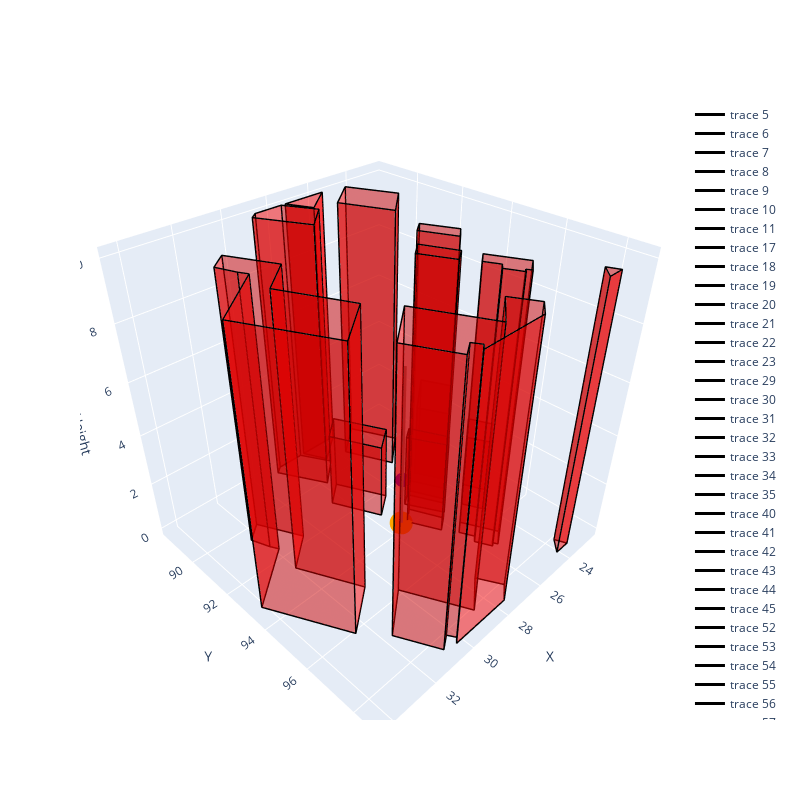

Here is the notebook cell this chart was saved with:
### Code cell
initial_plot(dest, obstacles, dp = source, route=route)

### Figure 1 — Plotly figure (JSON) as saved in the notebook; plotly's stock layout.template omitted (floating-point values rounded to 4 significant figures)
{"data": [{"color": "red", "i": [0, 0], "j": [1, 2], "k": [2, 3], "opacity": 0.5, "type": "mesh3d", "x": [27.81, 28.74, 28.74, 27.81], "y": [90.75, 91.42, 91.42, 90.75], "z": [0, 0, 3, 3]}, {"color": "red", "i": [0, 0], "j": [1, 2], "k": [2, 3], "opacity": 0.5, "type": "mesh3d", "x": [28.74, 27.8, 27.8, 28.74], "y": [91.42, 93.15, 93.15, 91.42], "z": [0, 0, 3, 3]}, {"color": "red", "i": [0, 0], "j": [1, 2], "k": [2, 3], "opacity": 0.5, "type": "mesh3d", "x": [27.8, 26.81, 26.81, 27.8], "y": [93.15, 92.53, 92.53, 93.15], "z": [0, 0, 3, 3]}, {"color": "red", "i": [0, 0], "j": [1, 2], "k": [2, 3], "opacity": 0.5, "type": "mesh3d", "x": [26.81, 27.81, 27.81, 26.81], "y": [92.53, 90.75, 90.75, 92.53], "z": [0, 0, 3, 3]}, {"color": "red", "i": [0, 0], "j": [1, 2], "k": [2, 3], "opacity": 0.5, "type": "mesh3d", "x": [27.81, 27.81, 27.81, 27.81], "y": [90.75, 90.75, 90.75, 90.75], "z": [0, 0, 3, 3]}, {"line": {"color": "black", "width": 3}, "mode": "lines", "type": "scatter3d", "x": [27.81, 28.74, 27.8, 26.81, 27.81, 27.81], "y": [90.75, 91.42, 93.15, 92.53, 90.75, 90.75], "z": [3, 3, 3, 3, 3, 3]}, {"line": {"color": "black", "width": 3}, "mode": "lines", "type": "scatter3d", "x": [27.81, 28.74, 27.8, 26.81, 27.81, 27.81], "y": [90.75, 91.42, 93.15, 92.53, 90.75, 90.75], "z": [0, 0, 0, 0, 0, 0]}, {"line": {"color": "black", "width": 3}, "mode": "lines", "type": "scatter3d", "x": [27.81, 27.81, 28.74, 28.74, 27.81], "y": [90.75, 90.75, 91.42, 91.42, 90.75], "z": [0, 3, 3, 0, 0]}, {"line": {"color": "black", "width": 3}, "mode": "lines", "type": "scatter3d", "x": [28.74, 28.74, 27.8, 27.8, 28.74], "y": [91.42, 91.42, 93.15, 93.15, 91.42], "z": [0, 3, 3, 0, 0]}, {"line": {"color": "black", "width": 3}, "mode": "lines", "type": "scatter3d", "x": [27.8, 27.8, 26.81, 26.81, 27.8], "y": [93.15, 93.15, 92.53, 92.53, 93.15], "z": [0, 3, 3, 0, 0]}, {"line": {"color": "black", "width": 3}, "mode": "lines", "type": "scatter3d", "x": [26.81, 26.81, 27.81, 27.81, 26.81], "y": [92.53, 92.53, 90.75, 90.75, 92.53], "z": [0, 3, 3, 0, 0]}, {"line": {"color": "black", "width": 3}, "mode": "lines", "type": "scatter3d", "x": [27.81, 27.81, 27.81, 27.81, 27.81], "y": [90.75, 90.75, 90.75, 90.75, 90.75], "z": [0, 3, 3, 0, 0]}, {"color": "red", "i": [0, 0], "j": [1, 2], "k": [2, 3], "opacity": 0.5, "type": "mesh3d", "x": [23.11, 24.81, 24.81, 23.11], "y": [91.25, 92.4, 92.4, 91.25], "z": [0, 0, 3, 3]}, {"color": "red", "i": [0, 0], "j": [1, 2], "k": [2, 3], "opacity": 0.5, "type": "mesh3d", "x": [24.81, 24.21, 24.21, 24.81], "y": [92.4, 93.45, 93.45, 92.4], "z": [0, 0, 3, 3]}, {"color": "red", "i": [0, 0], "j": [1, 2], "k": [2, 3], "opacity": 0.5, "type": "mesh3d", "x": [24.21, 22.51, 22.51, 24.21], "y": [93.45, 92.35, 92.35, 93.45], "z": [0, 0, 3, 3]}, {"color": "red", "i": [0, 0], "j": [1, 2], "k": [2, 3], "opacity": 0.5, "type": "mesh3d", "x": [22.51, 23.11, 23.11, 22.51], "y": [92.35, 91.25, 91.25, 92.35], "z": [0, 0, 3, 3]}, {"color": "red", "i": [0, 0], "j": [1, 2], "k": [2, 3], "opacity": 0.5, "type": "mesh3d", "x": [23.11, 23.11, 23.11, 23.11], "y": [91.25, 91.25, 91.25, 91.25], "z": [0, 0, 3, 3]}, {"line": {"color": "black", "width": 3}, "mode": "lines", "type": "scatter3d", "x": [23.11, 24.81, 24.21, 22.51, 23.11, 23.11], "y": [91.25, 92.4, 93.45, 92.35, 91.25, 91.25], "z": [3, 3, 3, 3, 3, 3]}, {"line": {"color": "black", "width": 3}, "mode": "lines", "type": "scatter3d", "x": [23.11, 24.81, 24.21, 22.51, 23.11, 23.11], "y": [91.25, 92.4, 93.45, 92.35, 91.25, 91.25], "z": [0, 0, 0, 0, 0, 0]}, {"line": {"color": "black", "width": 3}, "mode": "lines", "type": "scatter3d", "x": [23.11, 23.11, 24.81, 24.81, 23.11], "y": [91.25, 91.25, 92.4, 92.4, 91.25], "z": [0, 3, 3, 0, 0]}, {"line": {"color": "black", "width": 3}, "mode": "lines", "type": "scatter3d", "x": [24.81, 24.81, 24.21, 24.21, 24.81], "y": [92.4, 92.4, 93.45, 93.45, 92.4], "z": [0, 3, 3, 0, 0]}, {"line": {"color": "black", "width": 3}, "mode": "lines", "type": "scatter3d", "x": [24.21, 24.21, 22.51, 22.51, 24.21], "y": [93.45, 93.45, 92.35, 92.35, 93.45], "z": [0, 3, 3, 0, 0]}, {"line": {"color": "black", "width": 3}, "mode": "lines", "type": "scatter3d", "x": [22.51, 22.51, 23.11, 23.11, 22.51], "y": [92.35, 92.35, 91.25, 91.25, 92.35], "z": [0, 3, 3, 0, 0]}, {"line": {"color": "black", "width": 3}, "mode": "lines", "type": "scatter3d", "x": [23.11, 23.11, 23.11, 23.11, 23.11], "y": [91.25, 91.25, 91.25, 91.25, 91.25], "z": [0, 3, 3, 0, 0]}, {"color": "red", "i": [0, 0], "j": [1, 2], "k": [2, 3], "opacity": 0.5, "type": "mesh3d", "x": [24.55, 25.96, 25.96, 24.55], "y": [88.6, 89.55, 89.55, 88.6], "z": [0, 0, 10, 10]}, {"color": "red", "i": [0, 0], "j": [1, 2], "k": [2, 3], "opacity": 0.5, "type": "mesh3d", "x": [25.96, 25.01, 25.01, 25.96], "y": [89.55, 91.35, 91.35, 89.55], "z": [0, 0, 10, 10]}, {"color": "red", "i": [0, 0], "j": [1, 2], "k": [2, 3], "opacity": 0.5, "type": "mesh3d", "x": [25.01, 23.61, 23.61, 25.01], "y": [91.35, 90.32, 90.32, 91.35], "z": [0, 0, 10, 10]}, {"color": "red", "i": [0, 0], "j": [1, 2], "k": [2, 3], "opacity": 0.5, "type": "mesh3d", "x": [23.61, 24.55, 24.55, 23.61], "y": [90.32, 88.6, 88.6, 90.32], "z": [0, 0, 10, 10]}, {"color": "red", "i": [0, 0], "j": [1, 2], "k": [2, 3], "opacity": 0.5, "type": "mesh3d", "x": [24.55, 24.55, 24.55, 24.55], "y": [88.6, 88.6, 88.6, 88.6], "z": [0, 0, 10, 10]}, {"line": {"color": "black", "width": 3}, "mode": "lines", "type": "scatter3d", "x": [24.55, 25.96, 25.01, 23.61, 24.55, 24.55], "y": [88.6, 89.55, 91.35, 90.32, 88.6, 88.6], "z": [10, 10, 10, 10, 10, 10]}, {"line": {"color": "black", "width": 3}, "mode": "lines", "type": "scatter3d", "x": [24.55, 25.96, 25.01, 23.61, 24.55, 24.55], "y": [88.6, 89.55, 91.35, 90.32, 88.6, 88.6], "z": [0, 0, 0, 0, 0, 0]}, {"line": {"color": "black", "width": 3}, "mode": "lines", "type": "scatter3d", "x": [24.55, 24.55, 25.96, 25.96, 24.55], "y": [88.6, 88.6, 89.55, 89.55, 88.6], "z": [0, 10, 10, 0, 0]}, {"line": {"color": "black", "width": 3}, "mode": "lines", "type": "scatter3d", "x": [25.96, 25.96, 25.01, 25.01, 25.96], "y": [89.55, 89.55, 91.35, 91.35, 89.55], "z": [0, 10, 10, 0, 0]}, {"line": {"color": "black", "width": 3}, "mode": "lines", "type": "scatter3d", "x": [25.01, 25.01, 23.61, 23.61, 25.01], "y": [91.35, 91.35, 90.32, 90.32, 91.35], "z": [0, 10, 10, 0, 0]}, {"line": {"color": "black", "width": 3}, "mode": "lines", "type": "scatter3d", "x": [23.61, 23.61, 24.55, 24.55, 23.61], "y": [90.32, 90.32, 88.6, 88.6, 90.32], "z": [0, 10, 10, 0, 0]}, {"line": {"color": "black", "width": 3}, "mode": "lines", "type": "scatter3d", "x": [24.55, 24.55, 24.55, 24.55, 24.55], "y": [88.6, 88.6, 88.6, 88.6, 88.6], "z": [0, 10, 10, 0, 0]}, {"color": "red", "i": [0, 0], "j": [1, 2], "k": [2, 3], "opacity": 0.5, "type": "mesh3d", "x": [25.6, 27.42, 27.42, 25.6], "y": [88.45, 88.45, 88.45, 88.45], "z": [0, 0, 10, 10]}, {"color": "red", "i": [0, 0], "j": [1, 2], "k": [2, 3], "opacity": 0.5, "type": "mesh3d", "x": [27.42, 26.92, 26.92, 27.42], "y": [88.45, 89.35, 89.35, 88.45], "z": [0, 0, 10, 10]}, {"color": "red", "i": [0, 0], "j": [1, 2], "k": [2, 3], "opacity": 0.5, "type": "mesh3d", "x": [26.92, 25.6, 25.6, 26.92], "y": [89.35, 88.45, 88.45, 89.35], "z": [0, 0, 10, 10]}, {"color": "red", "i": [0, 0], "j": [1, 2], "k": [2, 3], "opacity": 0.5, "type": "mesh3d", "x": [25.6, 25.6, 25.6, 25.6], "y": [88.45, 88.45, 88.45, 88.45], "z": [0, 0, 10, 10]}, {"line": {"color": "black", "width": 3}, "mode": "lines", "type": "scatter3d", "x": [25.6, 27.42, 26.92, 25.6, 25.6], "y": [88.45, 88.45, 89.35, 88.45, 88.45], "z": [10, 10, 10, 10, 10]}, {"line": {"color": "black", "width": 3}, "mode": "lines", "type": "scatter3d", "x": [25.6, 27.42, 26.92, 25.6, 25.6], "y": [88.45, 88.45, 89.35, 88.45, 88.45], "z": [0, 0, 0, 0, 0]}, {"line": {"color": "black", "width": 3}, "mode": "lines", "type": "scatter3d", "x": [25.6, 25.6, 27.42, 27.42, 25.6], "y": [88.45, 88.45, 88.45, 88.45, 88.45], "z": [0, 10, 10, 0, 0]}, {"line": {"color": "black", "width": 3}, "mode": "lines", "type": "scatter3d", "x": [27.42, 27.42, 26.92, 26.92, 27.42], "y": [88.45, 88.45, 89.35, 89.35, 88.45], "z": [0, 10, 10, 0, 0]}, {"line": {"color": "black", "width": 3}, "mode": "lines", "type": "scatter3d", "x": [26.92, 26.92, 25.6, 25.6, 26.92], "y": [89.35, 89.35, 88.45, 88.45, 89.35], "z": [0, 10, 10, 0, 0]}, {"line": {"color": "black", "width": 3}, "mode": "lines", "type": "scatter3d", "x": [25.6, 25.6, 25.6, 25.6, 25.6], "y": [88.45, 88.45, 88.45, 88.45, 88.45], "z": [0, 10, 10, 0, 0]}, {"color": "red", "i": [0, 0], "j": [1, 2], "k": [2, 3], "opacity": 0.5, "type": "mesh3d", "x": [27.61, 28.81, 28.81, 27.61], "y": [88.45, 88.45, 88.45, 88.45], "z": [0, 0, 10, 10]}, {"color": "red", "i": [0, 0], "j": [1, 2], "k": [2, 3], "opacity": 0.5, "type": "mesh3d", "x": [28.81, 29.12, 29.12, 28.81], "y": [88.45, 88.66, 88.66, 88.45], "z": [0, 0, 10, 10]}, {"color": "red", "i": [0, 0], "j": [1, 2], "k": [2, 3], "opacity": 0.5, "type": "mesh3d", "x": [29.12, 28.02, 28.02, 29.12], "y": [88.66, 90.45, 90.45, 88.66], "z": [0, 0, 10, 10]}, {"color": "red", "i": [0, 0], "j": [1, 2], "k": [2, 3], "opacity": 0.5, "type": "mesh3d", "x": [28.02, 26.9, 26.9, 28.02], "y": [90.45, 89.57, 89.57, 90.45], "z": [0, 0, 10, 10]}, {"color": "red", "i": [0, 0], "j": [1, 2], "k": [2, 3], "opacity": 0.5, "type": "mesh3d", "x": [26.9, 27.61, 27.61, 26.9], "y": [89.57, 88.45, 88.45, 89.57], "z": [0, 0, 10, 10]}, {"color": "red", "i": [0, 0], "j": [1, 2], "k": [2, 3], "opacity": 0.5, "type": "mesh3d", "x": [27.61, 27.61, 27.61, 27.61], "y": [88.45, 88.45, 88.45, 88.45], "z": [0, 0, 10, 10]}, {"line": {"color": "black", "width": 3}, "mode": "lines", "type": "scatter3d", "x": [27.61, 28.81, 29.12, 28.02, 26.9, 27.61, 27.61], "y": [88.45, 88.45, 88.66, 90.45, 89.57, 88.45, 88.45], "z": [10, 10, 10, 10, 10, 10, 10]}, {"line": {"color": "black", "width": 3}, "mode": "lines", "type": "scatter3d", "x": [27.61, 28.81, 29.12, 28.02, 26.9, 27.61, 27.61], "y": [88.45, 88.45, 88.66, 90.45, 89.57, 88.45, 88.45], "z": [0, 0, 0, 0, 0, 0, 0]}, {"line": {"color": "black", "width": 3}, "mode": "lines", "type": "scatter3d", "x": [27.61, 27.61, 28.81, 28.81, 27.61], "y": [88.45, 88.45, 88.45, 88.45, 88.45], "z": [0, 10, 10, 0, 0]}, {"line": {"color": "black", "width": 3}, "mode": "lines", "type": "scatter3d", "x": [28.81, 28.81, 29.12, 29.12, 28.81], "y": [88.45, 88.45, 88.66, 88.66, 88.45], "z": [0, 10, 10, 0, 0]}, {"line": {"color": "black", "width": 3}, "mode": "lines", "type": "scatter3d", "x": [29.12, 29.12, 28.02, 28.02, 29.12], "y": [88.66, 88.66, 90.45, 90.45, 88.66], "z": [0, 10, 10, 0, 0]}, {"line": {"color": "black", "width": 3}, "mode": "lines", "type": "scatter3d", "x": [28.02, 28.02, 26.9, 26.9, 28.02], "y": [90.45, 90.45, 89.57, 89.57, 90.45], "z": [0, 10, 10, 0, 0]}, {"line": {"color": "black", "width": 3}, "mode": "lines", "type": "scatter3d", "x": [26.9, 26.9, 27.61, 27.61, 26.9], "y": [89.57, 89.57, 88.45, 88.45, 89.57], "z": [0, 10, 10, 0, 0]}, {"line": {"color": "black", "width": 3}, "mode": "lines", "type": "scatter3d", "x": [27.61, 27.61, 27.61, 27.61, 27.61], "y": [88.45, 88.45, 88.45, 88.45, 88.45], "z": [0, 10, 10, 0, 0]}, {"color": "red", "i": [0, 0], "j": [1, 2], "k": [2, 3], "opacity": 0.5, "type": "mesh3d", "x": [25.33, 25.86, 25.86, 25.33], "y": [92.62, 92.95, 92.95, 92.62], "z": [0, 0, 10, 10]}, {"color": "red", "i": [0, 0], "j": [1, 2], "k": [2, 3], "opacity": 0.5, "type": "mesh3d", "x": [25.86, 25.21, 25.21, 25.86], "y": [92.95, 94.15, 94.15, 92.95], "z": [0, 0, 10, 10]}, {"color": "red", "i": [0, 0], "j": [1, 2], "k": [2, 3], "opacity": 0.5, "type": "mesh3d", "x": [25.21, 24.69, 24.69, 25.21], "y": [94.15, 93.78, 93.78, 94.15], "z": [0, 0, 10, 10]}, {"color": "red", "i": [0, 0], "j": [1, 2], "k": [2, 3], "opacity": 0.5, "type": "mesh3d", "x": [24.69, 25.33, 25.33, 24.69], "y": [93.78, 92.63, 92.63, 93.78], "z": [0, 0, 10, 10]}, {"color": "red", "i": [0, 0], "j": [1, 2], "k": [2, 3], "opacity": 0.5, "type": "mesh3d", "x": [25.33, 25.33, 25.33, 25.33], "y": [92.63, 92.62, 92.62, 92.63], "z": [0, 0, 10, 10]}, {"line": {"color": "black", "width": 3}, "mode": "lines", "type": "scatter3d", "x": [25.33, 25.86, 25.21, 24.69, 25.33, 25.33], "y": [92.62, 92.95, 94.15, 93.78, 92.63, 92.62], "z": [10, 10, 10, 10, 10, 10]}, {"line": {"color": "black", "width": 3}, "mode": "lines", "type": "scatter3d", "x": [25.33, 25.86, 25.21, 24.69, 25.33, 25.33], "y": [92.62, 92.95, 94.15, 93.78, 92.63, 92.62], "z": [0, 0, 0, 0, 0, 0]}, {"line": {"color": "black", "width": 3}, "mode": "lines", "type": "scatter3d", "x": [25.33, 25.33, 25.86, 25.86, 25.33], "y": [92.62, 92.62, 92.95, 92.95, 92.62], "z": [0, 10, 10, 0, 0]}, {"line": {"color": "black", "width": 3}, "mode": "lines", "type": "scatter3d", "x": [25.86, 25.86, 25.21, 25.21, 25.86], "y": [92.95, 92.95, 94.15, 94.15, 92.95], "z": [0, 10, 10, 0, 0]}, {"line": {"color": "black", "width": 3}, "mode": "lines", "type": "scatter3d", "x": [25.21, 25.21, 24.69, 24.69, 25.21], "y": [94.15, 94.15, 93.78, 93.78, 94.15], "z": [0, 10, 10, 0, 0]}, {"line": {"color": "black", "width": 3}, "mode": "lines", "type": "scatter3d", "x": [24.69, 24.69, 25.33, 25.33, 24.69], "y": [93.78, 93.78, 92.63, 92.63, 93.78], "z": [0, 10, 10, 0, 0]}, {"line": {"color": "black", "width": 3}, "mode": "lines", "type": "scatter3d", "x": [25.33, 25.33, 25.33, 25.33, 25.33], "y": [92.63, 92.63, 92.62, 92.62, 92.63], "z": [0, 10, 10, 0, 0]}, {"color": "red", "i": [0, 0], "j": [1, 2], "k": [2, 3], "opacity": 0.5, "type": "mesh3d", "x": [26.11, 26.62, 26.62, 26.11], "y": [93.05, 93.35, 93.35, 93.05], "z": [0, 0, 3, 3]}, {"color": "red", "i": [0, 0], "j": [1, 2], "k": [2, 3], "opacity": 0.5, "type": "mesh3d", "x": [26.62, 25.81, 25.81, 26.62], "y": [93.35, 94.65, 94.65, 93.35], "z": [0, 0, 3, 3]}, {"color": "red", "i": [0, 0], "j": [1, 2], "k": [2, 3], "opacity": 0.5, "type": "mesh3d", "x": [25.81, 25.39, 25.39, 25.81], "y": [94.65, 94.35, 94.35, 94.65], "z": [0, 0, 3, 3]}, {"color": "red", "i": [0, 0], "j": [1, 2], "k": [2, 3], "opacity": 0.5, "type": "mesh3d", "x": [25.39, 26.11, 26.11, 25.39], "y": [94.35, 93.05, 93.05, 94.35], "z": [0, 0, 3, 3]}, {"color": "red", "i": [0, 0], "j": [1, 2], "k": [2, 3], "opacity": 0.5, "type": "mesh3d", "x": [26.11, 26.11, 26.11, 26.11], "y": [93.05, 93.05, 93.05, 93.05], "z": [0, 0, 3, 3]}, {"line": {"color": "black", "width": 3}, "mode": "lines", "type": "scatter3d", "x": [26.11, 26.62, 25.81, 25.39, 26.11, 26.11], "y": [93.05, 93.35, 94.65, 94.35, 93.05, 93.05], "z": [3, 3, 3, 3, 3, 3]}, {"line": {"color": "black", "width": 3}, "mode": "lines", "type": "scatter3d", "x": [26.11, 26.62, 25.81, 25.39, 26.11, 26.11], "y": [93.05, 93.35, 94.65, 94.35, 93.05, 93.05], "z": [0, 0, 0, 0, 0, 0]}, {"line": {"color": "black", "width": 3}, "mode": "lines", "type": "scatter3d", "x": [26.11, 26.11, 26.62, 26.62, 26.11], "y": [93.05, 93.05, 93.35, 93.35, 93.05], "z": [0, 3, 3, 0, 0]}, {"line": {"color": "black", "width": 3}, "mode": "lines", "type": "scatter3d", "x": [26.62, 26.62, 25.81, 25.81, 26.62], "y": [93.35, 93.35, 94.65, 94.65, 93.35], "z": [0, 3, 3, 0, 0]}, {"line": {"color": "black", "width": 3}, "mode": "lines", "type": "scatter3d", "x": [25.81, 25.81, 25.39, 25.39, 25.81], "y": [94.65, 94.65, 94.35, 94.35, 94.65], "z": [0, 3, 3, 0, 0]}, {"line": {"color": "black", "width": 3}, "mode": "lines", "type": "scatter3d", "x": [25.39, 25.39, 26.11, 26.11, 25.39], "y": [94.35, 94.35, 93.05, 93.05, 94.35], "z": [0, 3, 3, 0, 0]}, {"line": {"color": "black", "width": 3}, "mode": "lines", "type": "scatter3d", "x": [26.11, 26.11, 26.11, 26.11, 26.11], "y": [93.05, 93.05, 93.05, 93.05, 93.05], "z": [0, 3, 3, 0, 0]}, {"color": "red", "i": [0, 0], "j": [1, 2], "k": [2, 3], "opacity": 0.5, "type": "mesh3d", "x": [26.72, 27.32, 27.32, 26.72], "y": [93.65, 94.05, 94.05, 93.65], "z": [0, 0, 10, 10]}, {"color": "red", "i": [0, 0], "j": [1, 2], "k": [2, 3], "opacity": 0.5, "type": "mesh3d", "x": [27.32, 26.69, 26.69, 27.32], "y": [94.05, 95.18, 95.18, 94.05], "z": [0, 0, 10, 10]}, {"color": "red", "i": [0, 0], "j": [1, 2], "k": [2, 3], "opacity": 0.5, "type": "mesh3d", "x": [26.69, 26.1, 26.1, 26.69], "y": [95.18, 94.83, 94.83, 95.18], "z": [0, 0, 10, 10]}, {"color": "red", "i": [0, 0], "j": [1, 2], "k": [2, 3], "opacity": 0.5, "type": "mesh3d", "x": [26.1, 26.72, 26.72, 26.1], "y": [94.83, 93.65, 93.65, 94.83], "z": [0, 0, 10, 10]}, {"color": "red", "i": [0, 0], "j": [1, 2], "k": [2, 3], "opacity": 0.5, "type": "mesh3d", "x": [26.72, 26.72, 26.72, 26.72], "y": [93.65, 93.65, 93.65, 93.65], "z": [0, 0, 10, 10]}, {"line": {"color": "black", "width": 3}, "mode": "lines", "type": "scatter3d", "x": [26.72, 27.32, 26.69, 26.1, 26.72, 26.72], "y": [93.65, 94.05, 95.18, 94.83, 93.65, 93.65], "z": [10, 10, 10, 10, 10, 10]}, {"line": {"color": "black", "width": 3}, "mode": "lines", "type": "scatter3d", "x": [26.72, 27.32, 26.69, 26.1, 26.72, 26.72], "y": [93.65, 94.05, 95.18, 94.83, 93.65, 93.65], "z": [0, 0, 0, 0, 0, 0]}, {"line": {"color": "black", "width": 3}, "mode": "lines", "type": "scatter3d", "x": [26.72, 26.72, 27.32, 27.32, 26.72], "y": [93.65, 93.65, 94.05, 94.05, 93.65], "z": [0, 10, 10, 0, 0]}, {"line": {"color": "black", "width": 3}, "mode": "lines", "type": "scatter3d", "x": [27.32, 27.32, 26.69, 26.69, 27.32], "y": [94.05, 94.05, 95.18, 95.18, 94.05], "z": [0, 10, 10, 0, 0]}, {"line": {"color": "black", "width": 3}, "mode": "lines", "type": "scatter3d", "x": [26.69, 26.69, 26.1, 26.1, 26.69], "y": [95.18, 95.18, 94.83, 94.83, 95.18], "z": [0, 10, 10, 0, 0]}, {"line": {"color": "black", "width": 3}, "mode": "lines", "type": "scatter3d", "x": [26.1, 26.1, 26.72, 26.72, 26.1], "y": [94.83, 94.83, 93.65, 93.65, 94.83], "z": [0, 10, 10, 0, 0]}, {"line": {"color": "black", "width": 3}, "mode": "lines", "type": "scatter3d", "x": [26.72, 26.72, 26.72, 26.72, 26.72], "y": [93.65, 93.65, 93.65, 93.65, 93.65], "z": [0, 10, 10, 0, 0]}, {"color": "red", "i": [0, 0], "j": [1, 2], "k": [2, 3], "opacity": 0.5, "type": "mesh3d", "x": [25.81, 26.29, 26.29, 25.81], "y": [95.4, 95.7, 95.7, 95.4], "z": [0, 0, 10, 10]}, {"color": "red", "i": [0, 0], "j": [1, 2], "k": [2, 3], "opacity": 0.5, "type": "mesh3d", "x": [26.29, 26.01, 26.01, 26.29], "y": [95.7, 96.2, 96.2, 95.7], "z": [0, 0, 10, 10]}, {"color": "red", "i": [0, 0], "j": [1, 2], "k": [2, 3], "opacity": 0.5, "type": "mesh3d", "x": [26.01, 26.25, 26.25, 26.01], "y": [96.2, 96.37, 96.37, 96.2], "z": [0, 0, 10, 10]}, {"color": "red", "i": [0, 0], "j": [1, 2], "k": [2, 3], "opacity": 0.5, "type": "mesh3d", "x": [26.25, 25.93, 25.93, 26.25], "y": [96.37, 96.94, 96.94, 96.37], "z": [0, 0, 10, 10]}, {"color": "red", "i": [0, 0], "j": [1, 2], "k": [2, 3], "opacity": 0.5, "type": "mesh3d", "x": [25.93, 25.8, 25.8, 25.93], "y": [96.94, 96.84, 96.84, 96.94], "z": [0, 0, 10, 10]}, {"color": "red", "i": [0, 0], "j": [1, 2], "k": [2, 3], "opacity": 0.5, "type": "mesh3d", "x": [25.8, 25.69, 25.69, 25.8], "y": [96.84, 97.01, 97.01, 96.84], "z": [0, 0, 10, 10]}, {"color": "red", "i": [0, 0], "j": [1, 2], "k": [2, 3], "opacity": 0.5, "type": "mesh3d", "x": [25.69, 25.11, 25.11, 25.69], "y": [97.01, 96.65, 96.65, 97.01], "z": [0, 0, 10, 10]}, {"color": "red", "i": [0, 0], "j": [1, 2], "k": [2, 3], "opacity": 0.5, "type": "mesh3d", "x": [25.11, 25.81, 25.81, 25.11], "y": [96.65, 95.4, 95.4, 96.65], "z": [0, 0, 10, 10]}, {"color": "red", "i": [0, 0], "j": [1, 2], "k": [2, 3], "opacity": 0.5, "type": "mesh3d", "x": [25.81, 25.81, 25.81, 25.81], "y": [95.4, 95.4, 95.4, 95.4], "z": [0, 0, 10, 10]}, {"line": {"color": "black", "width": 3}, "mode": "lines", "type": "scatter3d", "x": [25.81, 26.29, 26.01, 26.25, 25.93, 25.8, 25.69, 25.11, 25.81, 25.81], "y": [95.4, 95.7, 96.2, 96.37, 96.94, 96.84, 97.01, 96.65, 95.4, 95.4], "z": [10, 10, 10, 10, 10, 10, 10, 10, 10, 10]}, {"line": {"color": "black", "width": 3}, "mode": "lines", "type": "scatter3d", "x": [25.81, 26.29, 26.01, 26.25, 25.93, 25.8, 25.69, 25.11, 25.81, 25.81], "y": [95.4, 95.7, 96.2, 96.37, 96.94, 96.84, 97.01, 96.65, 95.4, 95.4], "z": [0, 0, 0, 0, 0, 0, 0, 0, 0, 0]}, {"line": {"color": "black", "width": 3}, "mode": "lines", "type": "scatter3d", "x": [25.81, 25.81, 26.29, 26.29, 25.81], "y": [95.4, 95.4, 95.7, 95.7, 95.4], "z": [0, 10, 10, 0, 0]}, {"line": {"color": "black", "width": 3}, "mode": "lines", "type": "scatter3d", "x": [26.29, 26.29, 26.01, 26.01, 26.29], "y": [95.7, 95.7, 96.2, 96.2, 95.7], "z": [0, 10, 10, 0, 0]}, {"line": {"color": "black", "width": 3}, "mode": "lines", "type": "scatter3d", "x": [26.01, 26.01, 26.25, 26.25, 26.01], "y": [96.2, 96.2, 96.37, 96.37, 96.2], "z": [0, 10, 10, 0, 0]}, {"line": {"color": "black", "width": 3}, "mode": "lines", "type": "scatter3d", "x": [26.25, 26.25, 25.93, 25.93, 26.25], "y": [96.37, 96.37, 96.94, 96.94, 96.37], "z": [0, 10, 10, 0, 0]}, {"line": {"color": "black", "width": 3}, "mode": "lines", "type": "scatter3d", "x": [25.93, 25.93, 25.8, 25.8, 25.93], "y": [96.94, 96.94, 96.84, 96.84, 96.94], "z": [0, 10, 10, 0, 0]}, {"line": {"color": "black", "width": 3}, "mode": "lines", "type": "scatter3d", "x": [25.8, 25.8, 25.69, 25.69, 25.8], "y": [96.84, 96.84, 97.01, 97.01, 96.84], "z": [0, 10, 10, 0, 0]}, {"line": {"color": "black", "width": 3}, "mode": "lines", "type": "scatter3d", "x": [25.69, 25.69, 25.11, 25.11, 25.69], "y": [97.01, 97.01, 96.65, 96.65, 97.01], "z": [0, 10, 10, 0, 0]}, {"line": {"color": "black", "width": 3}, "mode": "lines", "type": "scatter3d", "x": [25.11, 25.11, 25.81, 25.81, 25.11], "y": [96.65, 96.65, 95.4, 95.4, 96.65], "z": [0, 10, 10, 0, 0]}, {"line": {"color": "black", "width": 3}, "mode": "lines", "type": "scatter3d", "x": [25.81, 25.81, 25.81, 25.81, 25.81], "y": [95.4, 95.4, 95.4, 95.4, 95.4], "z": [0, 10, 10, 0, 0]}, {"color": "red", "i": [0, 0], "j": [1, 2], "k": [2, 3], "opacity": 0.5, "type": "mesh3d", "x": [23.9, 24.91, 24.91, 23.9], "y": [94.15, 94.81, 94.81, 94.15], "z": [0, 0, 3, 3]}, {"color": "red", "i": [0, 0], "j": [1, 2], "k": [2, 3], "opacity": 0.5, "type": "mesh3d", "x": [24.91, 24.48, 24.48, 24.91], "y": [94.81, 95.57, 95.57, 94.81], "z": [0, 0, 3, 3]}, {"color": "red", "i": [0, 0], "j": [1, 2], "k": [2, 3], "opacity": 0.5, "type": "mesh3d", "x": [24.48, 23.48, 23.48, 24.48], "y": [95.57, 94.95, 94.95, 95.57], "z": [0, 0, 3, 3]}, {"color": "red", "i": [0, 0], "j": [1, 2], "k": [2, 3], "opacity": 0.5, "type": "mesh3d", "x": [23.48, 23.9, 23.9, 23.48], "y": [94.95, 94.15, 94.15, 94.95], "z": [0, 0, 3, 3]}, {"color": "red", "i": [0, 0], "j": [1, 2], "k": [2, 3], "opacity": 0.5, "type": "mesh3d", "x": [23.9, 23.9, 23.9, 23.9], "y": [94.15, 94.15, 94.15, 94.15], "z": [0, 0, 3, 3]}, {"line": {"color": "black", "width": 3}, "mode": "lines", "type": "scatter3d", "x": [23.9, 24.91, 24.48, 23.48, 23.9, 23.9], "y": [94.15, 94.81, 95.57, 94.95, 94.15, 94.15], "z": [3, 3, 3, 3, 3, 3]}, {"line": {"color": "black", "width": 3}, "mode": "lines", "type": "scatter3d", "x": [23.9, 24.91, 24.48, 23.48, 23.9, 23.9], "y": [94.15, 94.81, 95.57, 94.95, 94.15, 94.15], "z": [0, 0, 0, 0, 0, 0]}, {"line": {"color": "black", "width": 3}, "mode": "lines", "type": "scatter3d", "x": [23.9, 23.9, 24.91, 24.91, 23.9], "y": [94.15, 94.15, 94.81, 94.81, 94.15], "z": [0, 3, 3, 0, 0]}, {"line": {"color": "black", "width": 3}, "mode": "lines", "type": "scatter3d", "x": [24.91, 24.91, 24.48, 24.48, 24.91], "y": [94.81, 94.81, 95.57, 95.57, 94.81], "z": [0, 3, 3, 0, 0]}, {"line": {"color": "black", "width": 3}, "mode": "lines", "type": "scatter3d", "x": [24.48, 24.48, 23.48, 23.48, 24.48], "y": [95.57, 95.57, 94.95, 94.95, 95.57], "z": [0, 3, 3, 0, 0]}, {"line": {"color": "black", "width": 3}, "mode": "lines", "type": "scatter3d", "x": [23.48, 23.48, 23.9, 23.9, 23.48], "y": [94.95, 94.95, 94.15, 94.15, 94.95], "z": [0, 3, 3, 0, 0]}, {"line": {"color": "black", "width": 3}, "mode": "lines", "type": "scatter3d", "x": [23.9, 23.9, 23.9, 23.9, 23.9], "y": [94.15, 94.15, 94.15, 94.15, 94.15], "z": [0, 3, 3, 0, 0]}, {"color": "red", "i": [0, 0], "j": [1, 2], "k": [2, 3], "opacity": 0.5, "type": "mesh3d", "x": [23.71, 23.91, 23.91, 23.71], "y": [98.67, 98.26, 98.26, 98.67], "z": [0, 0, 10, 10]}, {"color": "red", "i": [0, 0], "j": [1, 2], "k": [2, 3], "opacity": 0.5, "type": "mesh3d", "x": [23.91, 24.41, 24.41, 23.91], "y": [98.26, 98.67, 98.67, 98.26], "z": [0, 0, 10, 10]}, {"color": "red", "i": [0, 0], "j": [1, 2], "k": [2, 3], "opacity": 0.5, "type": "mesh3d", "x": [24.41, 23.71, 23.71, 24.41], "y": [98.67, 98.67, 98.67, 98.67], "z": [0, 0, 10, 10]}, {"color": "red", "i": [0, 0], "j": [1, 2], "k": [2, 3], "opacity": 0.5, "type": "mesh3d", "x": [23.71, 23.71, 23.71, 23.71], "y": [98.67, 98.67, 98.67, 98.67], "z": [0, 0, 10, 10]}, {"line": {"color": "black", "width": 3}, "mode": "lines", "type": "scatter3d", "x": [23.71, 23.91, 24.41, 23.71, 23.71], "y": [98.67, 98.26, 98.67, 98.67, 98.67], "z": [10, 10, 10, 10, 10]}, {"line": {"color": "black", "width": 3}, "mode": "lines", "type": "scatter3d", "x": [23.71, 23.91, 24.41, 23.71, 23.71], "y": [98.67, 98.26, 98.67, 98.67, 98.67], "z": [0, 0, 0, 0, 0]}, {"line": {"color": "black", "width": 3}, "mode": "lines", "type": "scatter3d", "x": [23.71, 23.71, 23.91, 23.91, 23.71], "y": [98.67, 98.67, 98.26, 98.26, 98.67], "z": [0, 10, 10, 0, 0]}, {"line": {"color": "black", "width": 3}, "mode": "lines", "type": "scatter3d", "x": [23.91, 23.91, 24.41, 24.41, 23.91], "y": [98.26, 98.26, 98.67, 98.67, 98.26], "z": [0, 10, 10, 0, 0]}, {"line": {"color": "black", "width": 3}, "mode": "lines", "type": "scatter3d", "x": [24.41, 24.41, 23.71, 23.71, 24.41], "y": [98.67, 98.67, 98.67, 98.67, 98.67], "z": [0, 10, 10, 0, 0]}, {"line": {"color": "black", "width": 3}, "mode": "lines", "type": "scatter3d", "x": [23.71, 23.71, 23.71, 23.71, 23.71], "y": [98.67, 98.67, 98.67, 98.67, 98.67], "z": [0, 10, 10, 0, 0]}, {"color": "red", "i": [0, 0], "j": [1, 2], "k": [2, 3], "opacity": 0.5, "type": "mesh3d", "x": [31.81, 32.51, 32.51, 31.81], "y": [90.35, 90.85, 90.85, 90.35], "z": [0, 0, 10, 10]}, {"color": "red", "i": [0, 0], "j": [1, 2], "k": [2, 3], "opacity": 0.5, "type": "mesh3d", "x": [32.51, 32.21, 32.21, 32.51], "y": [90.85, 91.55, 91.55, 90.85], "z": [0, 0, 10, 10]}, {"color": "red", "i": [0, 0], "j": [1, 2], "k": [2, 3], "opacity": 0.5, "type": "mesh3d", "x": [32.21, 32.03, 32.03, 32.21], "y": [91.55, 91.85, 91.85, 91.55], "z": [0, 0, 10, 10]}, {"color": "red", "i": [0, 0], "j": [1, 2], "k": [2, 3], "opacity": 0.5, "type": "mesh3d", "x": [32.03, 34.31, 34.31, 32.03], "y": [91.85, 93.45, 93.45, 91.85], "z": [0, 0, 10, 10]}, {"color": "red", "i": [0, 0], "j": [1, 2], "k": [2, 3], "opacity": 0.5, "type": "mesh3d", "x": [34.31, 32.69, 32.69, 34.31], "y": [93.45, 96.27, 96.27, 93.45], "z": [0, 0, 10, 10]}, {"color": "red", "i": [0, 0], "j": [1, 2], "k": [2, 3], "opacity": 0.5, "type": "mesh3d", "x": [32.69, 30.99, 30.99, 32.69], "y": [96.27, 95.15, 95.15, 96.27], "z": [0, 0, 10, 10]}, {"color": "red", "i": [0, 0], "j": [1, 2], "k": [2, 3], "opacity": 0.5, "type": "mesh3d", "x": [30.99, 32.21, 32.21, 30.99], "y": [95.15, 92.93, 92.93, 95.15], "z": [0, 0, 10, 10]}, {"color": "red", "i": [0, 0], "j": [1, 2], "k": [2, 3], "opacity": 0.5, "type": "mesh3d", "x": [32.21, 30.89, 30.89, 32.21], "y": [92.93, 91.97, 91.97, 92.93], "z": [0, 0, 10, 10]}, {"color": "red", "i": [0, 0], "j": [1, 2], "k": [2, 3], "opacity": 0.5, "type": "mesh3d", "x": [30.89, 31.81, 31.81, 30.89], "y": [91.97, 90.35, 90.35, 91.97], "z": [0, 0, 10, 10]}, {"color": "red", "i": [0, 0], "j": [1, 2], "k": [2, 3], "opacity": 0.5, "type": "mesh3d", "x": [31.81, 31.81, 31.81, 31.81], "y": [90.35, 90.35, 90.35, 90.35], "z": [0, 0, 10, 10]}, {"line": {"color": "black", "width": 3}, "mode": "lines", "type": "scatter3d", "x": [31.81, 32.51, 32.21, 32.03, 34.31, 32.69, 30.99, 32.21, 30.89, 31.81, 31.81], "y": [90.35, 90.85, 91.55, 91.85, 93.45, 96.27, 95.15, 92.93, 91.97, 90.35, 90.35], "z": [10, 10, 10, 10, 10, 10, 10, 10, 10, 10, 10]}, {"line": {"color": "black", "width": 3}, "mode": "lines", "type": "scatter3d", "x": [31.81, 32.51, 32.21, 32.03, 34.31, 32.69, 30.99, 32.21, 30.89, 31.81, 31.81], "y": [90.35, 90.85, 91.55, 91.85, 93.45, 96.27, 95.15, 92.93, 91.97, 90.35, 90.35], "z": [0, 0, 0, 0, 0, 0, 0, 0, 0, 0, 0]}, {"line": {"color": "black", "width": 3}, "mode": "lines", "type": "scatter3d", "x": [31.81, 31.81, 32.51, 32.51, 31.81], "y": [90.35, 90.35, 90.85, 90.85, 90.35], "z": [0, 10, 10, 0, 0]}, {"line": {"color": "black", "width": 3}, "mode": "lines", "type": "scatter3d", "x": [32.51, 32.51, 32.21, 32.21, 32.51], "y": [90.85, 90.85, 91.55, 91.55, 90.85], "z": [0, 10, 10, 0, 0]}, {"line": {"color": "black", "width": 3}, "mode": "lines", "type": "scatter3d", "x": [32.21, 32.21, 32.03, 32.03, 32.21], "y": [91.55, 91.55, 91.85, 91.85, 91.55], "z": [0, 10, 10, 0, 0]}, {"line": {"color": "black", "width": 3}, "mode": "lines", "type": "scatter3d", "x": [32.03, 32.03, 34.31, 34.31, 32.03], "y": [91.85, 91.85, 93.45, 93.45, 91.85], "z": [0, 10, 10, 0, 0]}, {"line": {"color": "black", "width": 3}, "mode": "lines", "type": "scatter3d", "x": [34.31, 34.31, 32.69, 32.69, 34.31], "y": [93.45, 93.45, 96.27, 96.27, 93.45], "z": [0, 10, 10, 0, 0]}, {"line": {"color": "black", "width": 3}, "mode": "lines", "type": "scatter3d", "x": [32.69, 32.69, 30.99, 30.99, 32.69], "y": [96.27, 96.27, 95.15, 95.15, 96.27], "z": [0, 10, 10, 0, 0]}, {"line": {"color": "black", "width": 3}, "mode": "lines", "type": "scatter3d", "x": [30.99, 30.99, 32.21, 32.21, 30.99], "y": [95.15, 95.15, 92.93, 92.93, 95.15], "z": [0, 10, 10, 0, 0]}, {"line": {"color": "black", "width": 3}, "mode": "lines", "type": "scatter3d", "x": [32.21, 32.21, 30.89, 30.89, 32.21], "y": [92.93, 92.93, 91.97, 91.97, 92.93], "z": [0, 10, 10, 0, 0]}, {"line": {"color": "black", "width": 3}, "mode": "lines", "type": "scatter3d", "x": [30.89, 30.89, 31.81, 31.81, 30.89], "y": [91.97, 91.97, 90.35, 90.35, 91.97], "z": [0, 10, 10, 0, 0]}, {"line": {"color": "black", "width": 3}, "mode": "lines", "type": "scatter3d", "x": [31.81, 31.81, 31.81, 31.81, 31.81], "y": [90.35, 90.35, 90.35, 90.35, 90.35], "z": [0, 10, 10, 0, 0]}, {"color": "red", "i": [0, 0], "j": [1, 2], "k": [2, 3], "opacity": 0.5, "type": "mesh3d", "x": [30.21, 31.85, 31.85, 30.21], "y": [96, 97.11, 97.11, 96], "z": [0, 0, 10, 10]}, {"color": "red", "i": [0, 0], "j": [1, 2], "k": [2, 3], "opacity": 0.5, "type": "mesh3d", "x": [31.85, 31.02, 31.02, 31.85], "y": [97.11, 98.55, 98.55, 97.11], "z": [0, 0, 10, 10]}, {"color": "red", "i": [0, 0], "j": [1, 2], "k": [2, 3], "opacity": 0.5, "type": "mesh3d", "x": [31.02, 30.5, 30.5, 31.02], "y": [98.55, 98.26, 98.26, 98.55], "z": [0, 0, 10, 10]}, {"color": "red", "i": [0, 0], "j": [1, 2], "k": [2, 3], "opacity": 0.5, "type": "mesh3d", "x": [30.5, 30.31, 30.31, 30.5], "y": [98.26, 98.53, 98.53, 98.26], "z": [0, 0, 10, 10]}, {"color": "red", "i": [0, 0], "j": [1, 2], "k": [2, 3], "opacity": 0.5, "type": "mesh3d", "x": [30.31, 30.51, 30.51, 30.31], "y": [98.53, 98.67, 98.67, 98.53], "z": [0, 0, 10, 10]}, {"color": "red", "i": [0, 0], "j": [1, 2], "k": [2, 3], "opacity": 0.5, "type": "mesh3d", "x": [30.51, 27.81, 27.81, 30.51], "y": [98.67, 98.67, 98.67, 98.67], "z": [0, 0, 10, 10]}, {"color": "red", "i": [0, 0], "j": [1, 2], "k": [2, 3], "opacity": 0.5, "type": "mesh3d", "x": [27.81, 27.21, 27.21, 27.81], "y": [98.67, 98.28, 98.28, 98.67], "z": [0, 0, 10, 10]}, {"color": "red", "i": [0, 0], "j": [1, 2], "k": [2, 3], "opacity": 0.5, "type": "mesh3d", "x": [27.21, 27.73, 27.73, 27.21], "y": [98.28, 97.43, 97.43, 98.28], "z": [0, 0, 10, 10]}, {"color": "red", "i": [0, 0], "j": [1, 2], "k": [2, 3], "opacity": 0.5, "type": "mesh3d", "x": [27.73, 28.95, 28.95, 27.73], "y": [97.43, 98.25, 98.25, 97.43], "z": [0, 0, 10, 10]}, {"color": "red", "i": [0, 0], "j": [1, 2], "k": [2, 3], "opacity": 0.5, "type": "mesh3d", "x": [28.95, 30.21, 30.21, 28.95], "y": [98.25, 96, 96, 98.25], "z": [0, 0, 10, 10]}, {"color": "red", "i": [0, 0], "j": [1, 2], "k": [2, 3], "opacity": 0.5, "type": "mesh3d", "x": [30.21, 30.21, 30.21, 30.21], "y": [96, 96, 96, 96], "z": [0, 0, 10, 10]}, {"line": {"color": "black", "width": 3}, "mode": "lines", "type": "scatter3d", "x": [30.21, 31.85, 31.02, 30.5, 30.31, 30.51, 27.81, 27.21, 27.73, 28.95, 30.21, 30.21], "y": [96, 97.11, 98.55, 98.26, 98.53, 98.67, 98.67, 98.28, 97.43, 98.25, 96, 96], "z": [10, 10, 10, 10, 10, 10, 10, 10, 10, 10, 10, 10]}, {"line": {"color": "black", "width": 3}, "mode": "lines", "type": "scatter3d", "x": [30.21, 31.85, 31.02, 30.5, 30.31, 30.51, 27.81, 27.21, 27.73, 28.95, 30.21, 30.21], "y": [96, 97.11, 98.55, 98.26, 98.53, 98.67, 98.67, 98.28, 97.43, 98.25, 96, 96], "z": [0, 0, 0, 0, 0, 0, 0, 0, 0, 0, 0, 0]}, {"line": {"color": "black", "width": 3}, "mode": "lines", "type": "scatter3d", "x": [30.21, 30.21, 31.85, 31.85, 30.21], "y": [96, 96, 97.11, 97.11, 96], "z": [0, 10, 10, 0, 0]}, {"line": {"color": "black", "width": 3}, "mode": "lines", "type": "scatter3d", "x": [31.85, 31.85, 31.02, 31.02, 31.85], "y": [97.11, 97.11, 98.55, 98.55, 97.11], "z": [0, 10, 10, 0, 0]}, {"line": {"color": "black", "width": 3}, "mode": "lines", "type": "scatter3d", "x": [31.02, 31.02, 30.5, 30.5, 31.02], "y": [98.55, 98.55, 98.26, 98.26, 98.55], "z": [0, 10, 10, 0, 0]}, {"line": {"color": "black", "width": 3}, "mode": "lines", "type": "scatter3d", "x": [30.5, 30.5, 30.31, 30.31, 30.5], "y": [98.26, 98.26, 98.53, 98.53, 98.26], "z": [0, 10, 10, 0, 0]}, {"line": {"color": "black", "width": 3}, "mode": "lines", "type": "scatter3d", "x": [30.31, 30.31, 30.51, 30.51, 30.31], "y": [98.53, 98.53, 98.67, 98.67, 98.53], "z": [0, 10, 10, 0, 0]}, {"line": {"color": "black", "width": 3}, "mode": "lines", "type": "scatter3d", "x": [30.51, 30.51, 27.81, 27.81, 30.51], "y": [98.67, 98.67, 98.67, 98.67, 98.67], "z": [0, 10, 10, 0, 0]}, {"line": {"color": "black", "width": 3}, "mode": "lines", "type": "scatter3d", "x": [27.81, 27.81, 27.21, 27.21, 27.81], "y": [98.67, 98.67, 98.28, 98.28, 98.67], "z": [0, 10, 10, 0, 0]}, {"line": {"color": "black", "width": 3}, "mode": "lines", "type": "scatter3d", "x": [27.21, 27.21, 27.73, 27.73, 27.21], "y": [98.28, 98.28, 97.43, 97.43, 98.28], "z": [0, 10, 10, 0, 0]}, {"line": {"color": "black", "width": 3}, "mode": "lines", "type": "scatter3d", "x": [27.73, 27.73, 28.95, 28.95, 27.73], "y": [97.43, 97.43, 98.25, 98.25, 97.43], "z": [0, 10, 10, 0, 0]}, {"line": {"color": "black", "width": 3}, "mode": "lines", "type": "scatter3d", "x": [28.95, 28.95, 30.21, 30.21, 28.95], "y": [98.25, 98.25, 96, 96, 98.25], "z": [0, 10, 10, 0, 0]}, {"line": {"color": "black", "width": 3}, "mode": "lines", "type": "scatter3d", "x": [30.21, 30.21, 30.21, 30.21, 30.21], "y": [96, 96, 96, 96, 96], "z": [0, 10, 10, 0, 0]}, {"marker": {"color": "blue", "size": 5}, "mode": "markers", "type": "scatter3d", "x": [25.56], "y": [92.34], "z": [0]}, {"marker": {"color": "orange", "size": 8}, "mode": "markers", "type": "scatter3d", "x": [27.55], "y": [93.92], "z": [0]}, {"line": {"color": "gray", "width": 8}, "mode": "lines", "type": "scatter3d", "x": [27.55, 27.55, 25.56, 25.56], "y": [93.92, 93.92, 92.34, 92.34], "z": [0, 5, 5, 0]}], "layout": {"height": 800, "scene": {"aspectmode": "cube", "xaxis": {"title": {"text": "X"}}, "yaxis": {"title": {"text": "Y"}}, "zaxis": {"title": {"text": "Height"}}}, "width": 800}}
